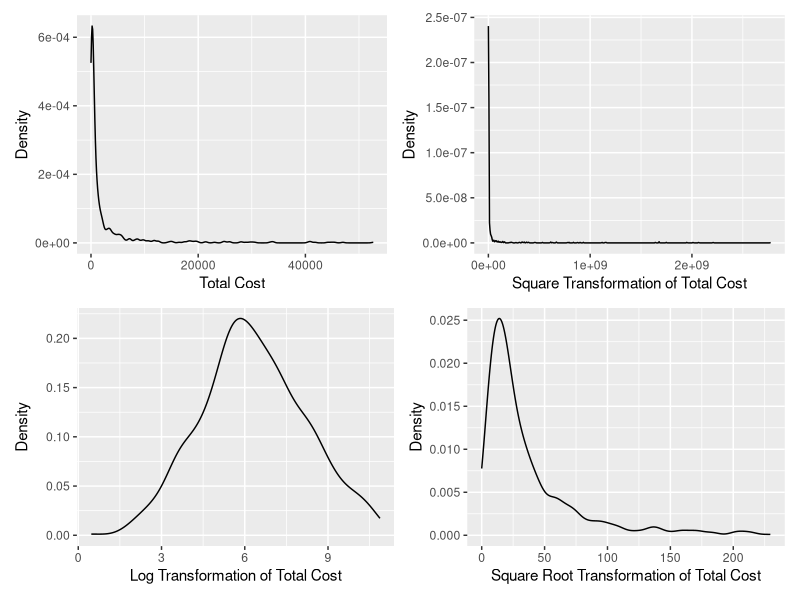

Source code (R):
## ---- chunk 1
library(tidyverse)
library(knitr)
library(patchwork)
## ---- chunk 2
heart_data = read_csv("./data/HeartDisease.csv")
## ---- chunk 3
mean_and_sd = function(x) {
  
  if (!is.numeric(x)) {
    stop("Argument x should be numeric")
  } else if (length(x) == 1) {
    stop("Cannot be computed for length 1 vectors")
  }
  
  mean_x = mean(x)
  sd_x = sd(x)

  tibble(
    mean = mean_x, 
    sd = sd_x
  )
}
## ---- chunk 4
mean_and_sd(heart_data$totalcost) %>%
  knitr::kable()
## ---- chunk 5
summary(heart_data$ERvisits)
## ---- chunk 6
mean_and_sd(heart_data$age)
## ---- chunk 7
(summary(as.factor(heart_data$gender)))
## ---- chunk 8
(summary(as.factor(heart_data$complications)))
## ---- chunk 9
mean_and_sd(heart_data$duration)
## ---- chunk 10
totalcost_non = heart_data %>%
  ggplot(aes(x = totalcost)) +
  geom_density() + 
  labs(
       x = 'Total Cost',
       y = 'Density'
       )
## ---- chunk 11
totalcost_sq = heart_data %>%
  ggplot(aes(x = (totalcost)^2)) +
  geom_density() +
  labs(
       x = 'Square Transformation of Total Cost',
       y = 'Density'
       ) 
  
## ---- chunk 12
totalcost_log = heart_data %>%
  ggplot(aes(x = log(totalcost))) +
  geom_density() + 
  labs(
       x = 'Log Transformation of Total Cost',
       y = 'Density'
       ) 
## ---- chunk 13
totalcost_sqrt = heart_data %>%
  ggplot(aes(x = sqrt(totalcost))) +
  geom_density() +
  labs(
      x = 'Square Root Transformation of Total Cost',
      y = 'Density'
      )
## ---- chunk 14
(totalcost_non + totalcost_sq) / (totalcost_log + totalcost_sqrt)
## ---- chunk 15
heart_data = heart_data %>%
  mutate(comp_bin = ifelse(complications == 0, 0, 1))
